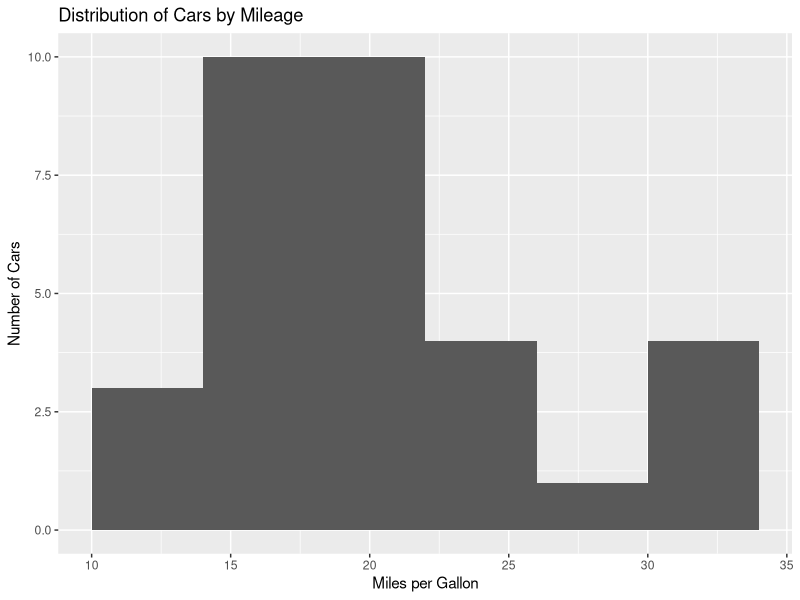
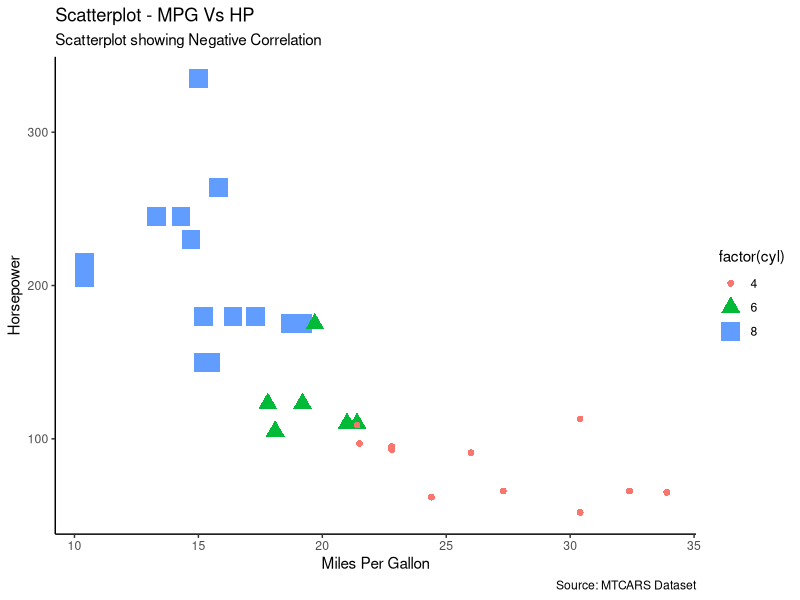

Generate these figures, in order, with R:
str(mtcars)
names(mtcars)
head(mtcars)
summary(mtcars)

library(ggplot2)
ggplot(mtcars, aes(mpg)) +
  geom_histogram(binwidth = 4) + xlab('Miles per Gallon') + ylab('Number of Cars') + 
  ggtitle('Distribution of Cars by Mileage')
#creat scatterplot
#put lables on the plot 

ggplot(mtcars,aes(x = mpg, y = hp))+geom_point(aes(color=factor(cyl), shape = factor(cyl),size = factor(cyl)))+ theme_classic()+ 
  labs(title = "Scatterplot - MPG Vs HP",
       subtitle = "Scatterplot showing Negative Correlation",
       x = "Miles Per Gallon",
       y = "Horsepower",
       caption = "Source: MTCARS Dataset")
